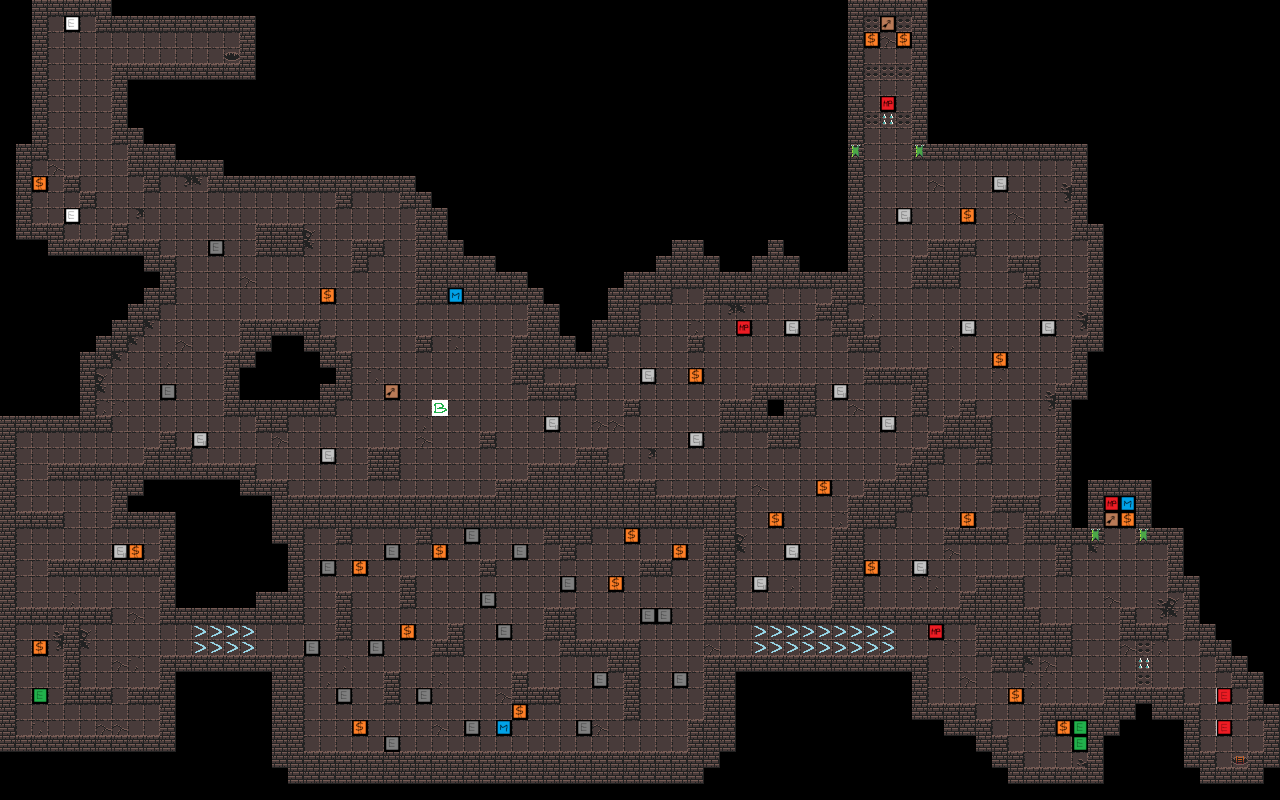

The image is a tile-based game level rendered from a .tmx file. Its description and source (layers, tilesets, objects; grid data summarised) follow:
An orthogonal 80x50 tile map with 16x16 px tiles, 1 tile layer (Warstwa Kafelków 1).

<map version="1.10" tiledversion="1.10.2" orientation="orthogonal" renderorder="right-down" width="80" height="50" tilewidth="16" tileheight="16" infinite="0" nextlayerid="2" nextobjectid="1">
 <editorsettings>
  <export format="csv" />
 </editorsettings>
 <tileset firstgid="1" source="kafelki_dungeon.tsx" />
 <layer id="1" name="Warstwa Kafelków 1" width="80" height="50">
  <data>[4000 cells, 2442 non-empty, 24 distinct tile ids]</data>
 </layer>
</map>